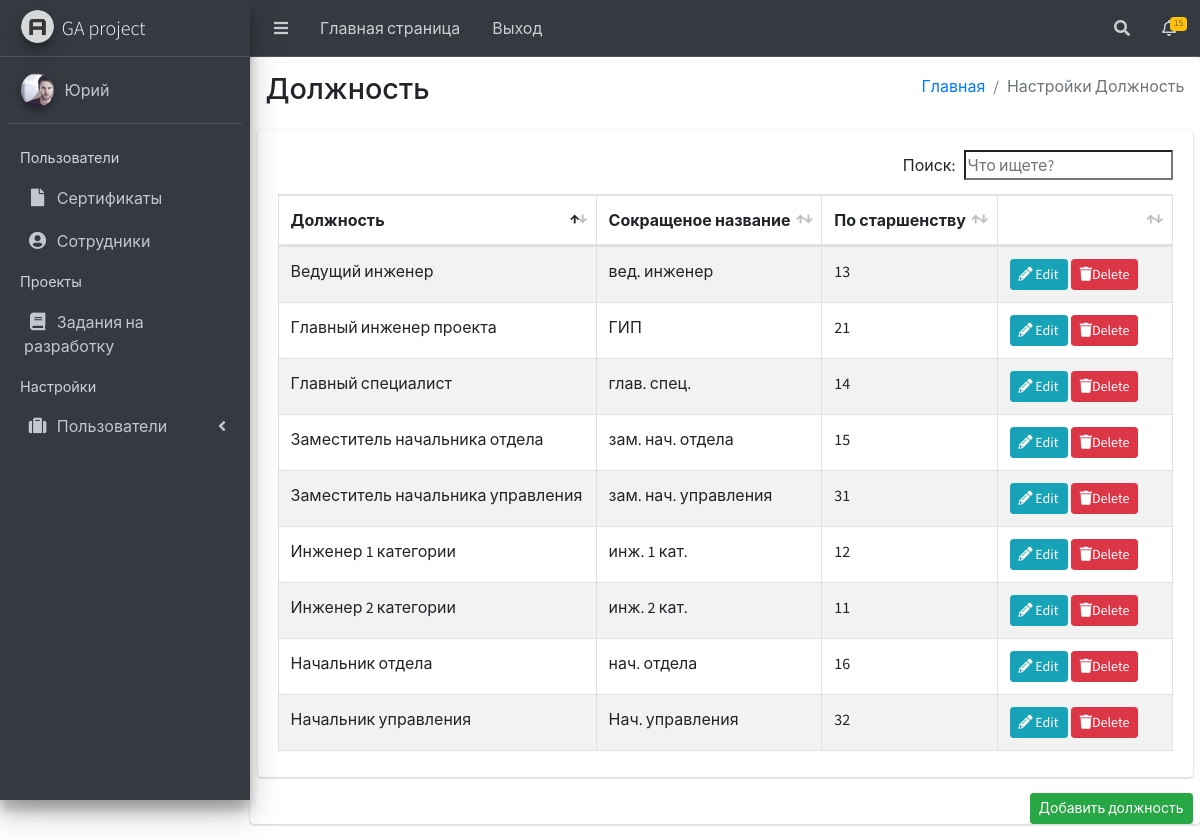
The page /settings/chief/ (signed in) on the database its author committed.
### workers/models/workers.py (models this page shows, shortened)
class User(ChangeloggableMixin, AbstractBaseUser, PermissionsMixin):
    '''https://docs.djangoproject.com/en/4.1/ref/models/instances/'''
    WORKERS_STATUS = (
        ('employee', 'Сотрудник'),
        ('fired', 'Уволен'),
    )
    surname = models.CharField(max_length=60, unique=False, verbose_name='Фамилия')
    name = models.CharField(max_length=60, unique=False, verbose_name='Имя')
    patronymic = models.CharField(max_length=60, unique=False, verbose_name='Отчество')
    slug = models.SlugField(max_length=100, unique=True, db_index=True,
                            verbose_name='slug')  # unique - Уникальное,db_index - индексируемое
    phone = PhoneNumberField(null=False, blank=False, unique=True, verbose_name='Телефон')
    email = models.EmailField(unique=False, verbose_name='Электронная почта')
    subdivision = models.ForeignKey(Subdivision, on_delete=models.PROTECT, blank=True,
                                    null=True, verbose_name='Управление фактически')
    department = models.ForeignKey(Department, on_delete=models.PROTECT, blank=True,
                                   null=True, verbose_name='Отдел фактически')
    chief = models.ForeignKey(Chief, on_delete=models.PROTECT, blank=True,
                              null=True, verbose_name='Должность')
    employee = models.CharField(verbose_name='Сотрудник', choices=WORKERS_STATUS, max_length=30, default='employee')
    employee_date = models.DateField(verbose_name='Дата увольнения', null=True, blank=True)
    image = models.ImageField(upload_to=workers_image_path, null=True, blank=True, verbose_name='Фото')
    image_smol = models.ImageField(upload_to=workers_image_path, null=True, blank=True, verbose_name='Фото')
    is_staff = models.BooleanField(default=False)
    is_active = models.BooleanField(default=True)
    date_joined = models.DateTimeField(default=timezone.now)
    USERNAME_FIELD = 'phone'
    REQUIRED_FIELDS = ['surname', 'name', 'patronymic']
    objects = UserManager()
    class Meta:
        verbose_name = 'Сотрудник'
        verbose_name_plural = 'Сотрудники'  # Во множественнмо числе
        ordering = ['chief']  # Сортировка по каким полям, - обратная сортировка
        default_permissions = ('')
        permissions = (
            ('workers_view', 'Просмотр страницы пользователя.'),
            ('workers_change_image', 'Редактировать фотографию.'),
            ('workers_change_contact', 'Редактировать контакты.'),
            ('workers_view_superiors', 'Просмотр страницы пользователя. Руководство.'),
            ('workers_update_password_superiors', 'Обновление пароля. Руководство.'),
            ('workers_add_superiors', 'Добавить пользователя. Руководство.'),
            ('workers_change_image_superiors', 'Редактировать фотографию. Руководство.'),
            ('workers_change_contact_superiors', 'Редактировать контакты. Руководство.'),
        )

### workers/models/workers_settings.py (models this page shows, shortened)
class Chief(ChangeloggableMixin, models.Model):
    name = models.CharField(max_length=150, unique=True, verbose_name='Должность')
    abbreviation = models.CharField(max_length=100, unique=True, verbose_name='Сокращенное название')
    rights = models.IntegerField(default=0, unique=True, verbose_name='Уровень доступа')
    slug = models.SlugField(max_length=100, unique=True, db_index=True,
                            verbose_name='URL')  # unique - Уникальное,db_index - индексируемое
    group = models.ForeignKey(Group, on_delete=models.PROTECT, blank=True,
                              null=True, verbose_name='Группы')
    def __str__(self):
        return self.name + " (" + self.abbreviation + ")"
    def get_absolute_url(self):
        return reverse('chief_update', kwargs={'chief_slug': self.slug})
    class Meta:
        verbose_name = 'Структура. Должность'
        verbose_name_plural = 'Структура. Должности'  # Во множественнмо числе
        ordering = ['rights']  # Сортировка по каким полям, - обратная сортировка

### workers/views/workers_settings.py (the view, shortened to what this page needs)
# urls.py: path('settings/chief/', Chief_View.as_view(), name='chief'),
class Chief_View(LoginRequiredMixin,ViewsPermissionsMixin, DataMixin, ListView):
    model = Chief
    template_name = 'workers/settings_chief.html'
    login_url = 'login'
    redirect_field_name = ''
    permission_required = 'workers.view_chief'
    def get(self, *args, **kwargs):
        if self.request.user.has_perm('workers.delete_chief'):
            query = self.request.GET.get('remove')
        chiefs = Chief.objects.all().order_by('-rights')# Запрос
        print(chiefs)
        context = {'chiefs': chiefs, }
        project_menus = self.get_user_context(title='Должность')
        context = dict(list(context.items()) + list(project_menus.items()))
        return render(self.request, self.template_name, context)

### workers/mixin/rights_mixin.py (called while the page is built, shortened)
    def has_permission(self):
        perms = self.get_permission_required()
        '''Запросы для предоставления прав доступа'''
        if self.permission_user == None and self.permission_user_superiors == None:
            return self.request.user.has_perms(perms)

    def dispatch(self, request, *args, **kwargs):
        if not self.has_permission():
            raise Http404()
        return super().dispatch(request, *args, **kwargs)

### workers/utils.py (called while the page is built)
    def get_user_context(self, **kwargs):
        context = kwargs
        context['project_menus'] = project_menus
        return context

### templates/workers/settings_chief.html (shortened to what this page needs)
{% extends 'base.html'%}
{% load static %}
{% block style %}
<link rel="stylesheet" href="{% static 'plugins/datatables-bs4/css/dataTables.bootstrap4.min.css'%}">
<link rel="stylesheet" href="{% static 'plugins/datatables-responsive/css/responsive.bootstrap4.min.css'%}">
<link rel="stylesheet" href="{% static 'plugins/datatables-buttons/css/buttons.bootstrap4.min.css'%}">
{% endblock %}
{% block content %}
<div class="content-wrapper">
    <div class="card">
        <section class="content-header">
            <div class="container-fluid">
                <div class="row mb-2">
                    <div class="col-sm-6">
                        <h1>{{title}}</h1>
                    </div>
                    <div class="col-sm-6">
                        <ol class="breadcrumb float-sm-right">
                            <li class="breadcrumb-item"><a href="#">Главная</a></li>
                            <li class="breadcrumb-item active">Настройки {{title}}</li>
                        </ol>
                    </div>
                </div>
            </div>
        </section>
        <section class="content">
            <div class="container-fluid">
                <div class="row">
                    <div class="col-12">
                        <div class="card">
                            <div class="card-body">
                                <table id="department-table" class="table table-bordered table-striped">
                                    <thead>
                                    <tr>
                                        <th>Должность</th>
                                        <th>Сокращеное название</th>
                                        <th>По старшенству</th>
                                        {% if perms.workers.change_chief or perms.workers.delete_chief%}
                                        <th></th>
                                        {%endif%}
                                    </tr>
                                    </thead>
                                    <tbody>{{form}}
                                    {% for chief in chiefs%}
                                    <tr>
                                        <td>{{chief.name}}</td>
                                        <td>{{chief.abbreviation}}</td>
                                        <td>{{chief.rights}}</td>
                                        {% if perms.workers.change_chief or perms.workers.delete_chief%}
                                        <td width="150px">
                                            {% if perms.workers.change_chief %}
                                            <a class="btn btn-info btn-sm" href="{{chief.get_absolute_url}}"><i
                                                    class="fas fa-pencil-alt"></i> Edit</a>
                                            {%endif%}
                                            {% if perms.workers.delete_chief %}
                                            <a class="remove-chief btn btn-danger btn-sm" data-toggle="modal"
                                               data-target="#modal-default" data-slug="{{chief.slug}}"
                                               data-text="{{chief.name}}"><i class="fas fa-trash"></i>Delete</a>
                                            {%endif%}
                                        </td>
                                        {%endif%}
                                    </tr>
                                    {% endfor %}
                                    </tbody>
                                </table>
                            </div>
                        </div>
                    </div>
                </div>
                {% if perms.workers.add_chief %}
                <div class="timeline-footer">
                    <a class="btn btn-success btn-sm float-right" href="{% url 'chief_add' %}">Добавить должность</a>
                </div>
                {% endif %}
            </div>
        </section>
        {% endblock %}

### templates/base.html (shortened to what this page needs)
{% load static %}
<!DOCTYPE html>
<html lang="ru">
<head>
    <link rel="stylesheet" href="{% static 'plugins/fontawesome-free/css/all.min.css'%}">
    <link rel="stylesheet" href="{% static 'plugins/overlayScrollbars/css/OverlayScrollbars.min.css'%}">
    <link rel="stylesheet" href="{% static 'css/adminlte.min.css'%}">
    {% block style %}
    {% endblock %}
</head>
<body class="hold-transition sidebar-mini layout-fixed">
<div class="wrapper">
    <nav class="main-header navbar navbar-expand navbar-dark">
        <ul class="navbar-nav">
            <li class="nav-item">
                <a class="nav-link" data-widget="pushmenu" href="#" role="button"><i class="fas fa-bars"></i></a>
            </li>
            <li class="nav-item d-none d-sm-inline-block">
                <a href="{% url 'workers' %}" class="nav-link">Главная страница</a>
            </li>
            <li class="nav-item d-none d-sm-inline-block">
                <a href="{% url 'logout' %}" class="nav-link">Выход</a>
            </li>
        </ul>
        <ul class="navbar-nav ml-auto">
            <li class="nav-item">
                <a class="nav-link" data-widget="navbar-search" href="#" role="button">
                    <i class="fas fa-search"></i>
                </a>
            </li>
            <li class="nav-item dropdown">
                <a class="nav-link" data-toggle="dropdown" href="#">
                    <i class="far fa-bell"></i>
                    <span class="badge badge-warning navbar-badge">15</span>
                </a>
            </li>
        </ul>
    </nav>
    <aside class="main-sidebar sidebar-dark-primary elevation-4">
        <a href="index3.html" class="brand-link">
            <img src="{% static 'img/logo/AdminLTELogo.png'%}" alt="AdminLTE Logo"
                 class="brand-image img-circle elevation-3" style="opacity: .8">
            <span class="brand-text font-weight-light">GA project</span>
        </a>
        <div class="sidebar">
            <div class="user-panel mt-3 pb-3 mb-3 d-flex">
                <div class="image">
                    {% if request.user.image_smol %}
                    <img src="{{ request.user.image_smol.url }}" class="img-circle elevation-2">
                    {% endif%}
                </div>
                <div class="info">
                    <a href="{% url 'workers_views' request.user.slug%}"class="d-block">{{ request.user.name }}</a>
                </div>
            </div>
            <nav class="mt-2">
                <ul class="nav nav-pills nav-sidebar flex-column" data-widget="treeview" role="menu"
                    data-accordion="false">
                    {% for project_menus_key, project_menus_value in project_menus.items %}
                        <li class="nav-header">{{project_menus_value.name}}</li>
                        {%for project_menus_up in project_menus_value.menu_up%}
                            {% if project_menus_up.menu_down %}
                            <li class="nav-item">
                                <a href="#" class="nav-link">
                                    <i class="{{ project_menus_up.icon_up }}"></i>
                                    <p>
                                        {{ project_menus_up.title_up }}
                                        <i class="fas fa-angle-left right"></i>
                                    </p>
                                </a>
                            </li>
                            {% else %}
                            <li class="nav-item">
                                <a href="{% url project_menus_up.url_up %}" class="nav-link">
                                    <i class="{{ project_menus_up.icon_up }}"></i>
                                    <p>
                                        {{ project_menus_up.title_up }}
                                    </p>
                                </a>
                            </li>
                            {% endif%}
                        {% endfor%}
                    {% endfor%}
                </ul>
            </nav>
        </div>
    </aside>
    {% block content %}
    {% endblock %}
</div>
</body>
</html>

### rows shown on the page
User: user.image_smol (picture), user.name "Юрий"
Chief: name "Начальник управления", abbreviation "Нач. управления", rights "32"
Chief: name "Заместитель начальника управления", abbreviation "зам. нач. управления", rights "31"
Chief: name "Главный инженер проекта", abbreviation "ГИП", rights "21"
Chief: name "Начальник отдела", abbreviation "нач. отдела", rights "16"
Chief: name "Заместитель начальника отдела", abbreviation "зам. нач. отдела", rights "15"
Chief: name "Главный специалист", abbreviation "глав. спец.", rights "14"
Chief: name "Ведущий инженер", abbreviation "вед. инженер", rights "13"
Chief: name "Инженер 1 категории", abbreviation "инж. 1 кат.", rights "12"
Chief: name "Инженер 2 категории", abbreviation "инж. 2 кат.", rights "11"

### other values the page prints
{{ project_menus_value.name }} "Пользователи" "Проекты" "Настройки"
{{ project_menus_up.title_up }} "Сертификаты" "Сотрудники" "Задания на разработку"
{{ project_menus_up.title_up }} "Пользователи"
{{ title }} "Должность"
